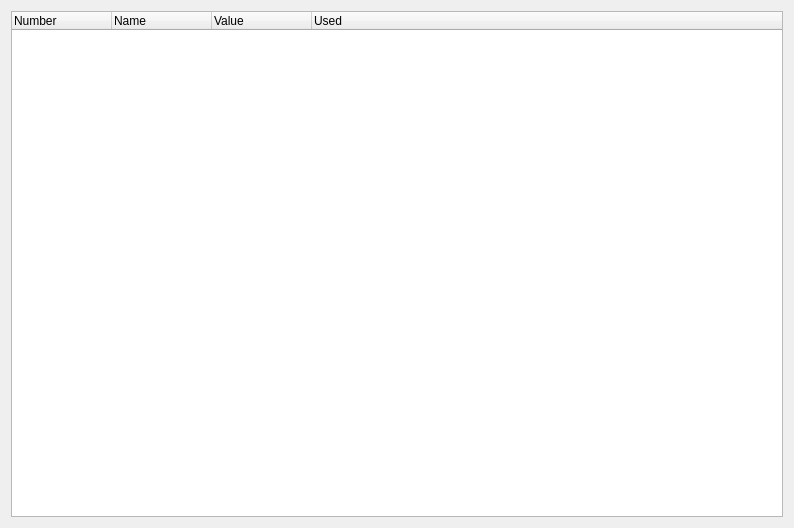
<?xml version="1.0" encoding="UTF-8"?>
<ui version="4.0">
 <class>SeerRegisterValuesBrowserWidgetForm</class>
 <widget class="QWidget" name="SeerRegisterValuesBrowserWidgetForm">
  <property name="geometry">
   <rect>
    <x>0</x>
    <y>0</y>
    <width>794</width>
    <height>528</height>
   </rect>
  </property>
  <property name="windowTitle">
   <string>Form</string>
  </property>
  <layout class="QGridLayout" name="gridLayout">
   <item row="0" column="0" colspan="2">
    <widget class="QTreeWidget" name="registersTreeWidget">
     <property name="columnCount">
      <number>4</number>
     </property>
     <column>
      <property name="text">
       <string>Number</string>
      </property>
     </column>
     <column>
      <property name="text">
       <string>Name</string>
      </property>
     </column>
     <column>
      <property name="text">
       <string>Value</string>
      </property>
     </column>
     <column>
      <property name="text">
       <string>Used</string>
      </property>
     </column>
    </widget>
   </item>
  </layout>
 </widget>
 <resources/>
 <connections/>
</ui>
